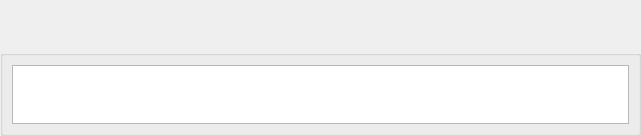
<?xml version="1.0" encoding="UTF-8"?>
<ui version="4.0">
 <class>ShowHelpDialog</class>
 <widget class="QDialog" name="ShowHelpDialog">
  <property name="geometry">
   <rect>
    <x>0</x>
    <y>0</y>
    <width>641</width>
    <height>136</height>
   </rect>
  </property>
  <property name="minimumSize">
   <size>
    <width>0</width>
    <height>50</height>
   </size>
  </property>
  <property name="maximumSize">
   <size>
    <width>16777215</width>
    <height>136</height>
   </size>
  </property>
  <property name="windowTitle">
   <string>Debug Settings</string>
  </property>
  <property name="styleSheet">
   <string notr="true">QDialog#ActivityAbout
{   
color: transparent;
background-color: transparent;
border: 1px solid transparent;
border-radius: 8px; 
}

#StyledDlgTitleBox
{   
color: black;
background-color: rgb(50,238,17);
border: 2px solid green;
border-top-left-radius: 8px; 
border-top-right-radius: 8px;
}

#StyledDlgTitleLabel
{   
color: black;
}

#StyledDlgItemsBox
{   
background-color: rgb(50,238,17);
border: 2px solid green;
border-top-color: green; 
border-bottom-left-radius: 8px; 
border-bottom-right-radius: 8px;
}
QPushButton#CancelButton
{
color: white;
font: bold 14px;
border-width: 10;
border-image: url(:/TruthOrDare/Resources/button_green_normal.png) 10;
padding: -10;
}
QPushButton#CancelButton:pressed
{
border-width: 10;
border-image: url(:/TruthOrDare/Resources/button_green_pressed.png) 10;
padding: -10;
}
QPushButton#AcceptButton
{
color: white;
font: bold 14px;
border-width: 10;
border-image: url(:/TruthOrDare/Resources/button_green_normal.png) 10;
padding: -10;
}
QPushButton#AcceptButton:pressed
{
border-width: 10;
border-image: url(:/TruthOrDare/Resources/button_green_pressed.png) 10;
padding: -10;
}
QPushButton#ViewLogButton
{
color: white;
font: bold 14px;
border-width: 10;
border-image: url(:/TruthOrDare/Resources/button_green_normal.png) 10;
padding: -10;
}
QPushButton#ViewLogButton:pressed
{
border-width: 10;
border-image: url(:/TruthOrDare/Resources/button_green_pressed.png) 10;
padding: -10;
}
QLabel#PermissionLabel
{
font: bold 14px;
}
QLineEdit#FileNameEdit
{
background-color: rgb(238,238,238);
}
QPlainTextEdit#OfferMsgEdit</string>
  </property>
  <layout class="QVBoxLayout" name="verticalLayout">
   <property name="spacing">
    <number>0</number>
   </property>
   <property name="margin">
    <number>0</number>
   </property>
   <item>
    <widget class="TitleBarWidget" name="m_TitleBarWidget" native="true">
     <property name="sizePolicy">
      <sizepolicy hsizetype="Preferred" vsizetype="Preferred">
       <horstretch>0</horstretch>
       <verstretch>0</verstretch>
      </sizepolicy>
     </property>
     <property name="minimumSize">
      <size>
       <width>0</width>
       <height>50</height>
      </size>
     </property>
     <property name="maximumSize">
      <size>
       <width>16777215</width>
       <height>130</height>
      </size>
     </property>
    </widget>
   </item>
   <item>
    <widget class="QGroupBox" name="StyledDlgItemsBox">
     <property name="minimumSize">
      <size>
       <width>0</width>
       <height>0</height>
      </size>
     </property>
     <property name="title">
      <string/>
     </property>
     <layout class="QVBoxLayout" name="verticalLayout_2">
      <item>
       <widget class="QPlainTextEdit" name="LogEdit"/>
      </item>
     </layout>
    </widget>
   </item>
  </layout>
 </widget>
 <customwidgets>
  <customwidget>
   <class>TitleBarWidget</class>
   <extends>QWidget</extends>
   <header>TitleBarWidget.h</header>
   <container>1</container>
  </customwidget>
 </customwidgets>
 <resources/>
 <connections/>
</ui>
